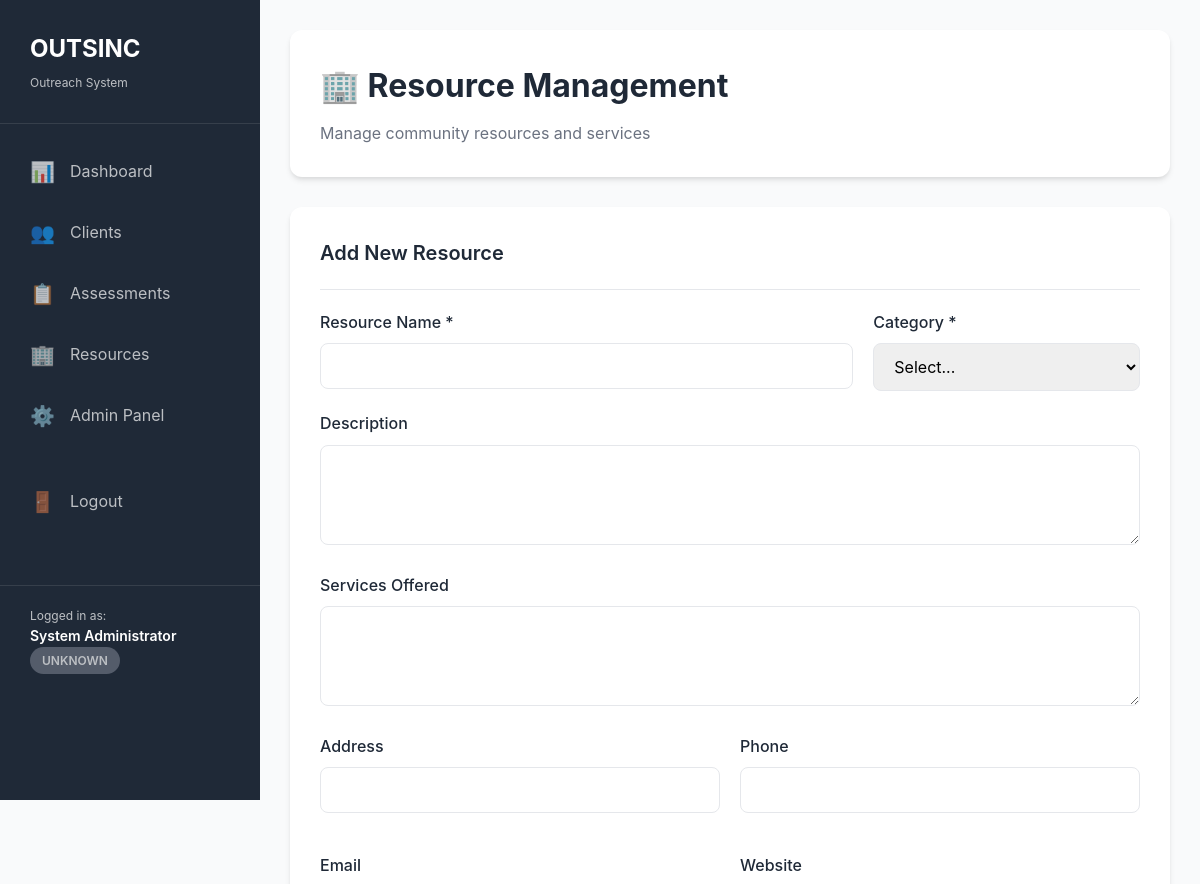
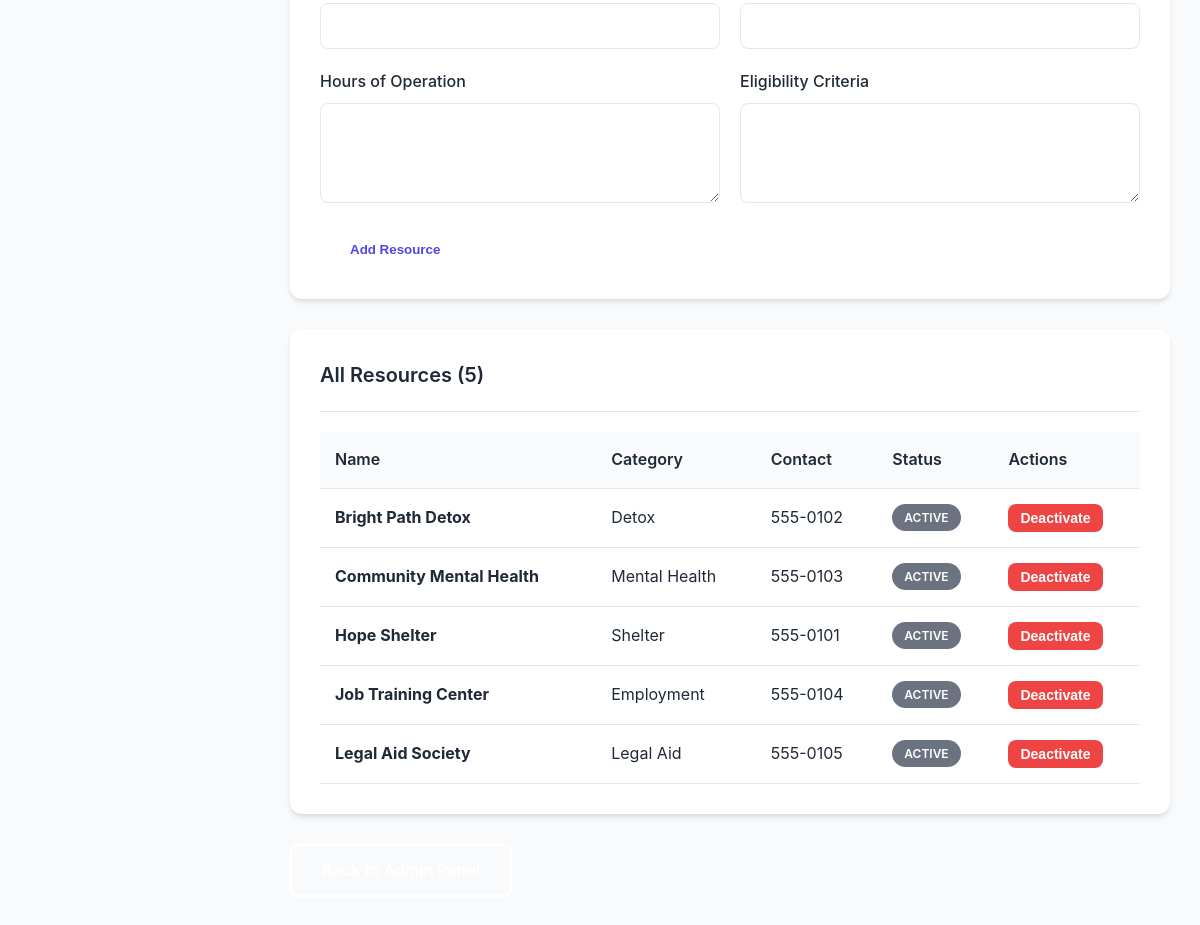
Page /admin/resources.php (signed in) on the committed database (2 pictures, top to bottom).
### tables this page shows
CREATE TABLE IF NOT EXISTS resources (
    id INT AUTO_INCREMENT PRIMARY KEY,
    name VARCHAR(200) NOT NULL,
    category ENUM('shelter', 'housing', 'detox', 'rehab', 'mental_health', 'employment', 'legal', 'healthcare', 'food', 'transportation', 'education', 'other') NOT NULL,
    description TEXT,
    address TEXT,
    phone VARCHAR(20),
    email VARCHAR(100),
    website VARCHAR(200),
    hours_of_operation TEXT,
    eligibility_criteria TEXT,
    services_offered TEXT,
    status ENUM('active', 'inactive') DEFAULT 'active',
    created_at TIMESTAMP DEFAULT CURRENT_TIMESTAMP,
    updated_at TIMESTAMP DEFAULT CURRENT_TIMESTAMP ON UPDATE CURRENT_TIMESTAMP
);

### includes/session.php (called while the page is built, shortened)
<?php
function isLoggedIn() {
    return isset($_SESSION['user_id']) && isset($_SESSION['user_role']);
}
function hasRole($role) {
    return isLoggedIn() && $_SESSION['user_role'] === $role;
}
function getCurrentUserRole() {
    return $_SESSION['user_role'] ?? null;
}
function getCurrentUserName() {
    return $_SESSION['user_name'] ?? null;
}
?>

### admin/resources.php (the view, shortened to what this page needs)
<?php
require_once '../includes/session.php';
require_once '../includes/functions.php';
$conn = getConnection();
$resources = [];
if ($conn) {
    $result = $conn->query("SELECT * FROM resources ORDER BY name ASC");
    if ($result) {
        while ($row = $result->fetch_assoc()) {
            $resources[] = $row;
        }
    }
}
$categories = [
    'shelter' => 'Shelter',
    'housing' => 'Housing',
    'detox' => 'Detox',
    'rehab' => 'Rehabilitation',
    'mental_health' => 'Mental Health',
    'employment' => 'Employment',
    'legal' => 'Legal Aid',
    'healthcare' => 'Healthcare',
    'food' => 'Food',
    'transportation' => 'Transportation',
    'education' => 'Education',
    'other' => 'Other'
];
?>
<!DOCTYPE html>
<html lang="en">
<head>
    <link rel="stylesheet" href="/assets/css/style.css">
</head>
<body>
    <div class="dashboard">
        <?php include '../includes/sidebar.php'; ?>
        <div class="main-content">
            <div class="page-header">
                <h1>🏢 Resource Management</h1>
                <p>Manage community resources and services</p>
            </div>
            <div class="card">
                <div class="card-header">
                    <h2 class="card-title">Add New Resource</h2>
                </div>
                <div class="card-body">
                    <form method="POST" action="">
                        <div style="display: grid; grid-template-columns: 2fr 1fr; gap: 20px;">
                            <div class="form-group">
                                <label class="form-label">Resource Name *</label>
                                <input type="text" class="form-control" name="name" required>
                            </div>
                            <div class="form-group">
                                <label class="form-label">Category *</label>
                                <select class="form-control" name="category" required>
                                    <option value="">Select...</option>
                                </select>
                            </div>
                        </div>
                        <div class="form-group">
                            <label class="form-label">Description</label>
                            <textarea class="form-control" name="description" rows="3"></textarea>
                        </div>
                        <div class="form-group">
                            <label class="form-label">Services Offered</label>
                            <textarea class="form-control" name="services_offered" rows="2"></textarea>
                        </div>
                        <div style="display: grid; grid-template-columns: 1fr 1fr; gap: 20px;">
                            <div class="form-group">
                                <label class="form-label">Address</label>
                                <input type="text" class="form-control" name="address">
                            </div>
                            <div class="form-group">
                                <label class="form-label">Phone</label>
                                <input type="tel" class="form-control" name="phone">
                            </div>
                            <div class="form-group">
                                <label class="form-label">Email</label>
                                <input type="email" class="form-control" name="email">
                            </div>
                            <div class="form-group">
                                <label class="form-label">Website</label>
                                <input type="url" class="form-control" name="website">
                            </div>
                        </div>
                        <div style="display: grid; grid-template-columns: 1fr 1fr; gap: 20px;">
                            <div class="form-group">
                                <label class="form-label">Hours of Operation</label>
                                <textarea class="form-control" name="hours_of_operation" rows="2"></textarea>
                            </div>
                            <div class="form-group">
                                <label class="form-label">Eligibility Criteria</label>
                                <textarea class="form-control" name="eligibility_criteria" rows="2"></textarea>
                            </div>
                        </div>
                        <button type="submit" class="btn btn-primary">Add Resource</button>
                    </form>
                </div>
            </div>
            <div class="card">
                <div class="card-header">
                    <h2 class="card-title">All Resources (<?php echo count($resources); ?>)</h2>
                </div>
                <div class="card-body">
                    <table class="table">
                        <thead>
                            <tr>
                                <th>Name</th>
                                <th>Category</th>
                                <th>Contact</th>
                                <th>Status</th>
                                <th>Actions</th>
                            </tr>
                        </thead>
                        <tbody>
                            <?php foreach ($resources as $resource): ?>
                                <tr>
                                    <td><strong><?php echo htmlspecialchars($resource['name']); ?></strong></td>
                                    <td><?php echo $categories[$resource['category']] ?? $resource['category']; ?></td>
                                    <td>
                                        <?php if ($resource['phone']): ?>
                                            <?php echo htmlspecialchars($resource['phone']); ?><br>
                                        <?php endif; ?>
                                    </td>
                                    <td><?php echo getStatusBadge($resource['status']); ?></td>
                                    <td>
                                        <form method="POST" style="display: inline;">
                                            <button type="submit" class="btn <?php echo $resource['status'] === 'active' ? 'btn-danger' : 'btn-success'; ?>" style="padding: 6px 12px; font-size: 14px;">
                                                <?php echo $resource['status'] === 'active' ? 'Deactivate' : 'Activate'; ?>
                                            </button>
                                        </form>
                                    </td>
                                </tr>
                            <?php endforeach; ?>
                        </tbody>
                    </table>
                </div>
            </div>
            <div style="margin-top: 20px;">
                <a href="index.php" class="btn btn-outline">Back to Admin Panel</a>
            </div>
        </div>
    </div>
</body>
</html>

### includes/sidebar.php (shortened to what this page needs)
<?php
$currentDir = basename(dirname($_SERVER['PHP_SELF']));
?>
<div class="sidebar">
    <div class="sidebar-brand">
        <h2>OUTSINC</h2>
        <p>Outreach System</p>
    </div>
    <ul class="sidebar-menu">
        <li>
            <a href="/modules/dashboard/index.php" class="<?php echo $currentDir === 'dashboard' ? 'active' : ''; ?>">
                <span class="icon">📊</span>
                <span>Dashboard</span>
            </a>
        </li>
        <li>
            <a href="/modules/clients/list.php" class="<?php echo $currentDir === 'clients' ? 'active' : ''; ?>">
                <span class="icon">👥</span>
                <span>Clients</span>
            </a>
        </li>
        <li>
            <a href="/modules/assessment/list.php" class="<?php echo $currentDir === 'assessment' ? 'active' : ''; ?>">
                <span class="icon">📋</span>
                <span>Assessments</span>
            </a>
        </li>
        <li>
            <a href="/modules/resources/list.php" class="<?php echo $currentDir === 'resources' ? 'active' : ''; ?>">
                <span class="icon">🏢</span>
                <span>Resources</span>
            </a>
        </li>
        <?php if (hasRole('admin')): ?>
        <li>
            <a href="/admin/index.php">
                <span class="icon">⚙️</span>
                <span>Admin Panel</span>
            </a>
        </li>
        <?php endif; ?>
        <li style="margin-top: 30px;">
            <a href="/modules/auth/logout.php">
                <span class="icon">🚪</span>
                <span>Logout</span>
            </a>
        </li>
    </ul>
    <div style="padding: 20px 30px; border-top: 1px solid rgba(255,255,255,0.1); margin-top: 30px;">
        <p style="font-size: 12px; opacity: 0.7;">Logged in as:</p>
        <p style="font-size: 14px; font-weight: 600;"><?php echo htmlspecialchars(getCurrentUserName()); ?></p>
        <p style="font-size: 12px; opacity: 0.7;"><?php echo getRoleBadge(getCurrentUserRole()); ?></p>
    </div>
</div>

### includes/functions.php (shortened to what this page needs)
<?php
function getRoleBadge($role) {
    $badges = [
        'admin' => '<span class="badge badge-danger">Admin</span>',
        'outreach' => '<span class="badge badge-primary">Outreach</span>',
        'provider' => '<span class="badge badge-success">Provider</span>'
    ];
    return $badges[$role] ?? '<span class="badge badge-secondary">Unknown</span>';
}
function getStatusBadge($status) {
    $badges = [
        'active' => '<span class="badge badge-success">Active</span>',
        'inactive' => '<span class="badge badge-secondary">Inactive</span>',
        'completed' => '<span class="badge badge-success">Completed</span>',
        'in_progress' => '<span class="badge badge-warning">In Progress</span>',
        'identified' => '<span class="badge badge-info">Identified</span>',
        'resolved' => '<span class="badge badge-success">Resolved</span>',
        'cannot_resolve' => '<span class="badge badge-danger">Cannot Resolve</span>'
    ];
    return $badges[$status] ?? '<span class="badge badge-secondary">' . ucfirst($status) . '</span>';
}
?>

### assets/css/style.css (style rules this page uses)
* { margin: 0; padding: 0; box-sizing: border-box; }
:root { --primary-color: #4F46E5; --primary-dark: #4338CA; --secondary-color: #10B981; --danger-color: #EF4444; --warning-color: #F59E0B; --info-color: #3B82F6; --dark-color: #1F2937; --light-color: #F9FAFB; --gray-color: #6B7280; --border-color: #E5E7EB; --shadow: 0 4px 6px -1px rgba(0, 0, 0, 0.1), 0 2px 4px -1px rgba(0, 0, 0, 0.06); --shadow-lg: 0 20px 25px -5px rgba(0, 0, 0, 0.1), 0 10px 10px -5px rgba(0, 0, 0, 0.04); }
body { font-family: 'Poppins', -apple-system, BlinkMacSystemFont, 'Segoe UI', sans-serif; line-height: 1.6; color: var(--dark-color); background-color: #fff; }
.btn { display: inline-block; padding: 12px 30px; border-radius: 8px; text-decoration: none; font-weight: 600; transition: all 0.3s; border: none; cursor: pointer; text-align: center; }
.btn-primary { background: white; color: var(--primary-color); }
.btn-outline { background: transparent; color: white; border: 2px solid white; }
.btn-danger { background: var(--danger-color); color: white; }
.dashboard { display: flex; min-height: 100vh; background: var(--light-color); }
.sidebar { width: 260px; background: var(--dark-color); color: white; padding: 30px 0; position: fixed; height: 100vh; overflow-y: auto; }
.sidebar-brand { padding: 0 30px 30px; border-bottom: 1px solid rgba(255, 255, 255, 0.1); }
.sidebar-brand h2 { font-size: 24px; margin-bottom: 5px; }
.sidebar-brand p { font-size: 12px; opacity: 0.7; }
.sidebar-menu { list-style: none; padding: 20px 0; }
.sidebar-menu li { margin-bottom: 5px; }
.sidebar-menu a { display: flex; align-items: center; gap: 15px; padding: 12px 30px; color: rgba(255, 255, 255, 0.7); text-decoration: none; transition: all 0.3s; }
.sidebar-menu .icon { font-size: 20px; }
.main-content { margin-left: 260px; flex: 1; padding: 30px; }
.page-header { background: white; padding: 30px; border-radius: 12px; margin-bottom: 30px; box-shadow: var(--shadow); }
.page-header h1 { font-size: 32px; margin-bottom: 10px; }
.page-header p { color: var(--gray-color); }
.card { background: white; border-radius: 12px; padding: 30px; box-shadow: var(--shadow); margin-bottom: 30px; }
.card-header { display: flex; justify-content: space-between; align-items: center; margin-bottom: 20px; padding-bottom: 20px; border-bottom: 1px solid var(--border-color); }
.card-title { font-size: 20px; font-weight: 600; }
.card-body { padding: 0; }
.form-group { margin-bottom: 20px; }
.form-label { display: block; margin-bottom: 8px; font-weight: 500; color: var(--dark-color); }
.form-control { width: 100%; padding: 12px 16px; border: 1px solid var(--border-color); border-radius: 8px; font-size: 16px; font-family: inherit; transition: border-color 0.3s; }
textarea.form-control { resize: vertical; min-height: 100px; }
select.form-control { cursor: pointer; }
.table { width: 100%; border-collapse: collapse; }
.table th, .table td { padding: 15px; text-align: left; border-bottom: 1px solid var(--border-color); }
.table th { font-weight: 600; color: var(--dark-color); background: var(--light-color); }
.badge { display: inline-block; padding: 4px 12px; border-radius: 20px; font-size: 12px; font-weight: 600; text-transform: uppercase; }
.badge-secondary { background: var(--gray-color); color: white; }

### rows in the picture
resources: name "Bright Path Detox", category "Detox", phone "555-0102", status "ACTIVE", shows "Deactivate"
resources: name "Community Mental Health", category "Mental Health", phone "555-0103", status "ACTIVE", shows "Deactivate"
resources: name "Hope Shelter", category "Shelter", phone "555-0101", status "ACTIVE", shows "Deactivate"
resources: name "Job Training Center", category "Employment", phone "555-0104", status "ACTIVE", shows "Deactivate"
resources: name "Legal Aid Society", category "Legal Aid", phone "555-0105", status "ACTIVE", shows "Deactivate"

### other values in the picture
getCurrentUserName() "System Administrator"
$badges[$role] "UNKNOWN"
count($resources) "5"
